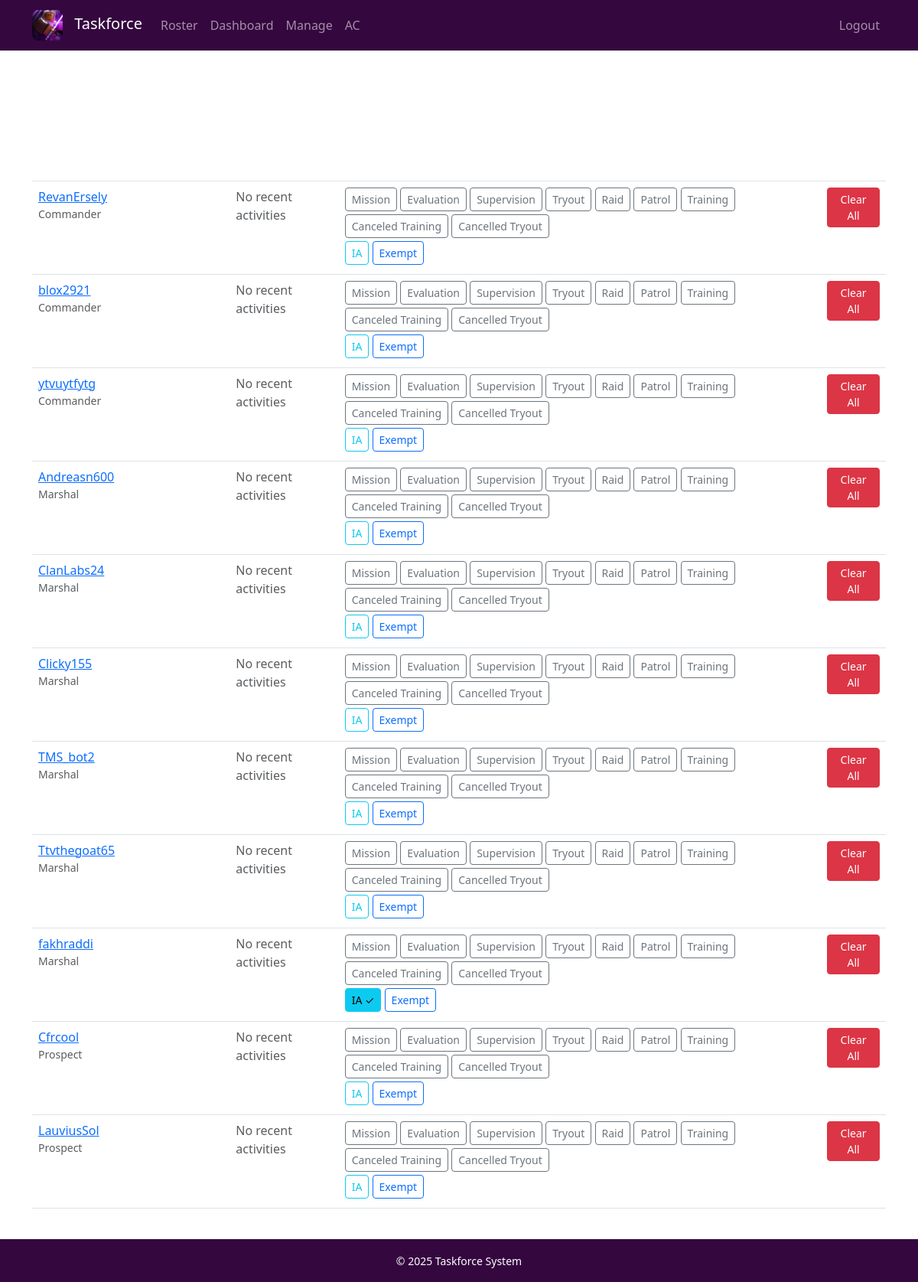
Before: /ac/quick_log (signed in) with the older database file.
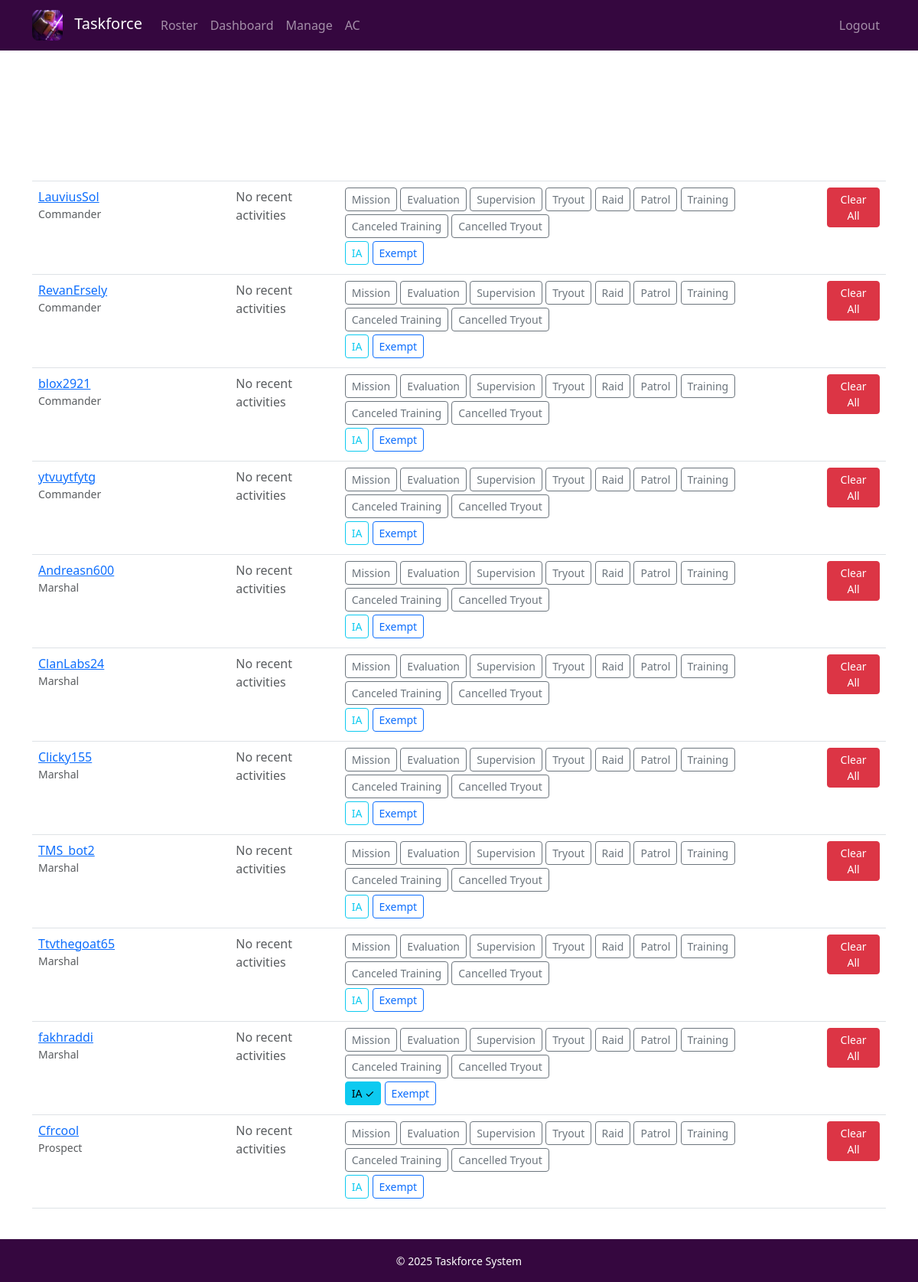
After: the same page with the newer database file.
### database/models.py (models this page shows, shortened)
class Member(db.Model):
    __tablename__ = 'members'
    id = db.Column(db.Integer, primary_key=True)
    discord_username = db.Column(db.String(100), nullable=False, unique=True)
    discord_id = db.Column(db.String(50), nullable=True, unique=True)
    roblox_username = db.Column(db.String(100), nullable=True)
    roblox_id = db.Column(db.String(50), nullable=True)
    current_rank = db.Column(db.String(100), nullable=False, default='Aspirant')
    join_date = db.Column(db.DateTime, nullable=False, default=datetime.utcnow)
    last_updated = db.Column(db.DateTime, nullable=False, default=datetime.utcnow)
    is_active = db.Column(db.Boolean, default=True)
    activities = db.relationship('ActivityLog', backref='member', lazy=True, cascade='all, delete-orphan')
    promotions = db.relationship('PromotionLog', backref='member', lazy=True, cascade='all, delete-orphan')

### app.py (the view)
@app.route('/ac/quick_log', methods=['GET'])
@staff_required
def quick_log():
    current_period = ACPeriod.query.filter_by(is_active=True).first()
    if not current_period:
        flash('No active AC period. Please create one first.', 'error')
        return redirect(url_for('ac_dashboard'))
    members_with_quota = _members_with_quota_query().all()
    member_activities = {}
    member_activity_counts = {}
    member_ia_status = {}
    member_exempt_status = {}
    for member in members_with_quota:
        recent = ActivityEntry.query.filter_by(
            member_id=member.id,
            ac_period_id=current_period.id
        ).order_by(ActivityEntry.activity_date.desc()).limit(3).all()
        member_activities[member.id] = recent
        counts = db.session.query(
            ActivityEntry.activity_type,
            db.func.count(ActivityEntry.id)
        ).filter_by(
            member_id=member.id,
            ac_period_id=current_period.id
        ).group_by(ActivityEntry.activity_type).all()
        member_activity_counts[member.id] = dict(counts)
        ia_notice = InactivityNotice.query.filter_by(
            member_id=member.id,
            ac_period_id=current_period.id
        ).first()
        member_ia_status[member.id] = bool(ia_notice)
        exemption = ACExemption.query.filter_by(
            member_id=member.id,
            ac_period_id=current_period.id
        ).first()
        member_exempt_status[member.id] = bool(exemption)
    return render_template('ac/ac_quick_log.html',
                         members=members_with_quota,
                         activity_types=ACTIVITY_TYPES,
                         current_period=current_period,
                         today=datetime.utcnow().strftime('%Y-%m-%d'),
                         member_activities=member_activities,
                         member_activity_counts=member_activity_counts,
                         member_ia_status=member_ia_status,
                         member_exempt_status=member_exempt_status)

### app.py (called while the page is built)
def _members_with_quota_query():
    excluded = {'general', 'chief general'}
    allowed = [r.lower() for r, q in AC_QUOTAS.items() if q and q > 0 and r.lower() not in excluded]
    return Member.query.filter(
        Member.is_active == True,
        func.lower(Member.current_rank).in_(allowed)
    ).order_by(func.lower(Member.current_rank), Member.discord_username)

### utils/auth.py (called while the page is built, shortened)
def is_staff():
    return bool(session.get('is_staff', False))

def staff_required(f):
    @wraps(f)
    def decorated_function(*args, **kwargs):
        return f(*args, **kwargs)
    return decorated_function

### templates/ac/ac_quick_log.html (shortened to what this page needs)
{% extends "base.html" %}
{% block content %}
<h3 style="color: white;">Quick Log — {{ current_period.period_name if current_period else '' }}</h3>
<p style="color: white;">Today: {{ today }}</p>
<table class="table">
  <thead>
    <tr>
      <th style="color: white;">Member</th>
      <th style="color: white;">Activity Summary</th>
      <th style="color: white;">Recent Activities</th>
      <th style="color: white;">Quick Actions</th>
      <th style="color: white;">Actions</th>
    </tr>
  </thead>
  <tbody>
    {% for m in members %}
    {% set recent = member_activities.get(m.id, []) %}
    {% set counts = member_activity_counts.get(m.id, {}) %}
    <tr id="member-row-{{ m.id }}">
      <td>
        <a href="{{ url_for('ac_member_detail', member_id=m.id) }}">{{ m.discord_username }}</a>
        <div class="text-muted small">{{ m.current_rank }}</div>
      </td>
      <td>
      </td>
      <td style="max-width: 300px">
        {% if recent %}
        {% for activity in recent %}
        <div class="d-flex justify-content-between align-items-center mb-1">
          <span>{{ activity.activity_date.strftime('%Y-%m-%d') }} — {{ activity.activity_type }} ({{ activity.points
            }})</span>
          <form method="post" action="{{ url_for('delete_ac_activity', activity_id=activity.id) }}" class="d-inline"
            onsubmit="return confirm('Delete this activity?');">
            <button type="submit" class="btn btn-sm btn-outline-danger">
              <i class="fas fa-times"></i>
            </button>
          </form>
        </div>
        {% endfor %}
        {% else %}
        <span class="text-muted">No recent activities</span>
        {% endif %}
      </td>
      <td>
        {% for t in activity_types %}
        <button class="btn btn-sm btn-outline-secondary quick-log-btn mb-1" data-member="{{ m.id }}"
          data-activity="{{ t }}">{{ t }}</button>
        {% endfor %}
        <br>
        <button
          class="btn btn-sm {% if member_ia_status.get(m.id, False) %}btn-info{% else %}btn-outline-info{% endif %} quick-log-ia-btn mb-1"
          data-member="{{ m.id }}">{% if member_ia_status.get(m.id, False) %}IA ✓{% else %}IA{% endif %}</button>
        <button
          class="btn btn-sm {% if member_exempt_status.get(m.id, False) %}btn-primary{% else %}btn-outline-primary{% endif %} quick-log-exempt-btn mb-1"
          data-member="{{ m.id }}">{% if member_exempt_status.get(m.id, False) %}Exempt ✓{% else %}Exempt{% endif
          %}</button>
      </td>
      <td>
        {% if is_staff %}
        <form method="post" action="{{ url_for('clear_member_activities', member_id=m.id) }}" class="d-inline"
          onsubmit="return confirm('Clear all activities for {{ m.discord_username }} in this period?');">
          <button type="submit" class="btn btn-sm btn-danger">Clear All</button>
        </form>
        {% endif %}
      </td>
    </tr>
    {% endfor %}
  </tbody>
</table>
{% endblock %}

### templates/base.html (shortened to what this page needs)
<!doctype html>
<html lang="en">
<head>
  <link href="https://cdn.jsdelivr.net/npm/bootstrap@5.3.2/dist/css/bootstrap.min.css" rel="stylesheet">
  <link href="{{ url_for('static', filename='css/style.css') }}" rel="stylesheet">
</head>
<body class="d-flex flex-column min-vh-100">
  <nav class="navbar navbar-expand-lg navbar-dark bg-custom-purple">
    <div class="container">
      <a class="navbar-brand" href="{{ url_for('public_roster') }}">
        <img src="{{ url_for('static', filename='img/TaskLogo.jpeg') }}" alt="Taskforce Logo" class="navbar-logo">
        Taskforce
      </a>
      <div class="collapse navbar-collapse">
        <ul class="navbar-nav me-auto">
          <li class="nav-item"><a class="nav-link" href="{{ url_for('public_roster') }}">Roster</a></li>
          {% if is_staff %}
          <li class="nav-item"><a class="nav-link" href="{{ url_for('dashboard') }}">Dashboard</a></li>
          <li class="nav-item"><a class="nav-link" href="{{ url_for('members') }}">Manage</a></li>
          <li class="nav-item"><a class="nav-link" href="{{ url_for('ac_dashboard') }}">AC</a></li>
          {% endif %}
        </ul>
        <ul class="navbar-nav">
          {% if is_staff %}
          <li class="nav-item"><a class="nav-link" href="{{ url_for('staff_logout') }}">Logout</a></li>
          {% else %}
          <li class="nav-item"><a class="nav-link" href="{{ url_for('staff_login') }}">Staff Login</a></li>
          {% endif %}
        </ul>
      </div>
    </div>
  </nav>
  <div class="container my-4">
    {% block content %}{% endblock %}
  </div>
  <footer class="bg-custom-purple text-center">
    <div class="container">
      <small>&copy; 2025 Taskforce System</small>
    </div>
  </footer>
</body>
</html>

### static/css/style.css (style rules this page uses)
.bg-custom-purple { background-color: #35073F !important; }
footer { margin-top: auto; padding: 1rem 0; color: white; }
.navbar-logo { height: 40px; width: auto; border-radius: 8px; margin-right: 10px; }
body::before { content: ""; position: fixed; top: 0; left: 0; width: 100%; height: 100%; background-image: url('../img/RobloxScreenShot20251129_132653842.png'); background-size: cover; background-position: center; filter: blur(3px) brightness(0.4); z-index: -1; }

Changed rows visible on the page:
changed Member "LauviusSol": current_rank "Prospect" → "Commander"; moves up the list
